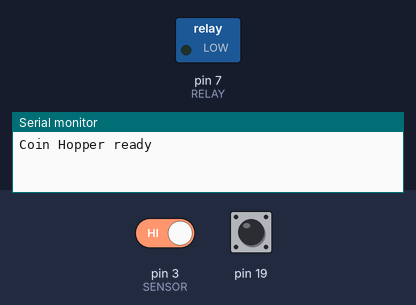
The sketch below on a simulated Arduino Uno, built with avr-gcc and run on an emulated ATmega328P. Shown: switched loads named in the sketch (green lamp = pin HIGH), the last lines printed to the serial monitor. Inputs (shaded band) come from the test bench; at power-on: pin 3 (SENSOR) HIGH, pin 19 HIGH.

Above: at 1.2 s.
1.3 s: pin 3 (SENSOR) driven LOW
At 4.2 s:
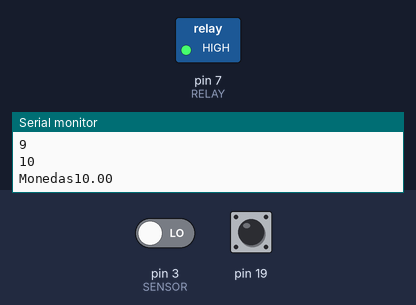
4.3 s: pin 19 pulled LOW for 3.2 s
9.0 s: pin 3 (SENSOR) driven HIGH
At 9.8 s:
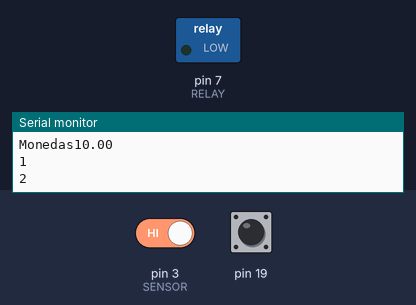
10.5 s: pin 19 driven LOW
At 12.9 s:
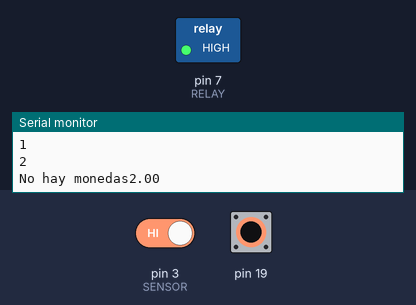
13.5 s: pin 19 driven HIGH
At 14.9 s:
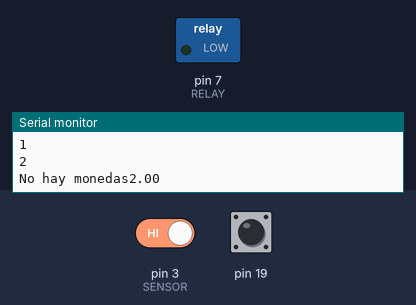
Timing chart, 0 to 16.0 s (numbered marks = the images above; inputs shaded):
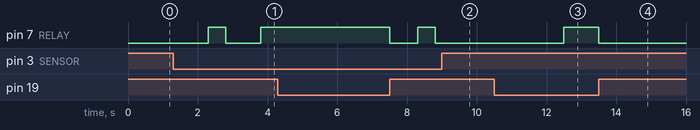

Measured:
- after the input at 1.3 s, pin 7 (RELAY): LOW → HIGH after 1.0 s, → LOW 0.50 s later, → HIGH 1.0 s later
- after the input at 9.0 s, pin 7 (RELAY): stays LOW (without the input it goes to HIGH after 0.81 s)
- after the input at 10.5 s, pin 7 (RELAY): LOW → HIGH after 2.0 s
- after the input at 13.5 s, pin 7 (RELAY): HIGH → LOW at once

The sketch:

Lector_hopper.ino
```cpp
/*
Projecto: Dosificador de agua
Programador: Mario Peralta
Placa: Arduino Uno
Modificación: 30 Abril 2019

*/

#define SENSOR  3
#define RELAY   7

int pulse=0;
boolean sen;
int i=0;
unsigned long int timer;

void setup()
{
  Serial.begin(9600);
  pinMode(SENSOR,INPUT_PULLUP);
  pinMode(19,INPUT_PULLUP);
  pinMode(RELAY,OUTPUT);
  digitalWrite(RELAY,HIGH);
  Serial.println("Coin Hopper ready");
  sen=digitalRead(SENSOR);
}

void loop()
{
  int estadoBoton = digitalRead(19);
  sen=digitalRead(SENSOR);


    if (estadoBoton == 1){

    timer=millis();
   i=1;
    }

    if(i==1){
      digitalWrite(RELAY,LOW);
      }

  if(sen==0)
  {
    timer=millis();
    pulse++;
    delay(100);
    Serial.println(pulse);
    if(pulse>=10)
    {
      digitalWrite(RELAY,HIGH);
      Serial.println("Monedas"+String(1.0*pulse,2));
      i=0;
        delay(500);
      pulse=0;

    }
  }

  if((digitalRead(RELAY)==LOW)&(millis()-timer>2000))
  {
    digitalWrite(RELAY,HIGH);
    Serial.println("No hay monedas"+String(1.0*pulse,2));
    i=0;
      delay(500);
    pulse=0;

  }

}
```
